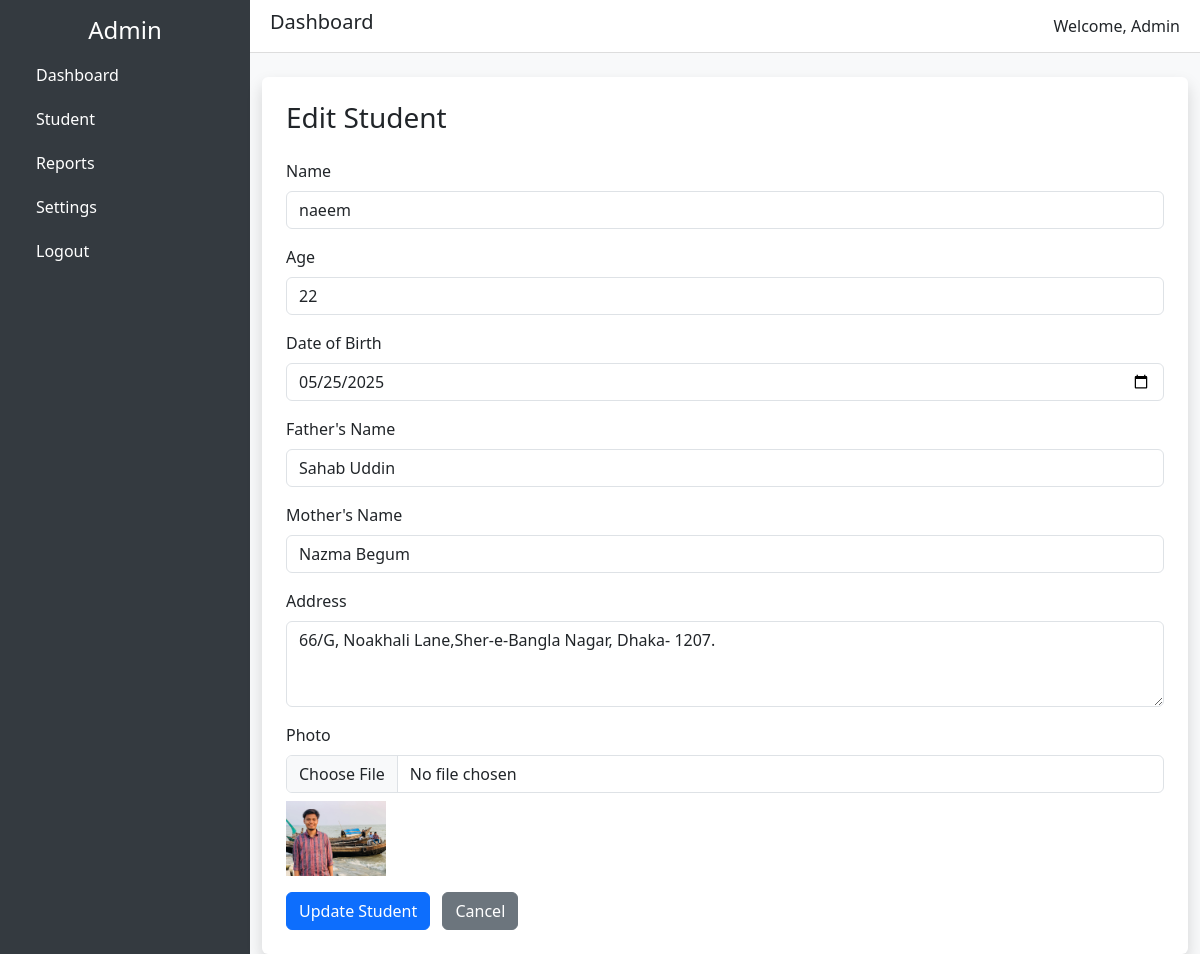
The app's page /student/2/edit/ with its own data.
### myApp/models.py (models this page shows)
class studentmodel(models.Model):
    name=models.CharField(max_length=100)
    age=models.IntegerField()
    date_of_birth=models.DateField()
    father_name=models.CharField(max_length=100)
    mother_name=models.CharField(max_length=100)
    address=models.TextField()
    img=models.ImageField(upload_to='student_photos/')

### myApp/views.py (the view, shortened to what this page needs)
# urls.py: path('student/<int:id>/edit/', student_edit, name='student_edit'),
def student_edit(request, id):
    student = get_object_or_404(studentmodel, id=id)
    return render(request, 'student/edit.html', {'student': student})

### template/student/edit.html (shortened to what this page needs)
{% extends "dashboard.html" %}
{% block content %}
<form method="post" enctype="multipart/form-data" class="p-4 bg-white shadow rounded" >
  <h3 class="mb-4">Edit Student</h3>
  <div class="mb-3">
    <label for="id_name" class="form-label">Name</label>
    <input type="text" name="name" id="id_name" class="form-control" placeholder="Enter full name" value="{{ student.name }}">
  </div>
  <div class="mb-3">
    <label for="id_age" class="form-label">Age</label>
    <input type="number" name="age" id="id_age" class="form-control" placeholder="Enter age" value="{{ student.age }}">
  </div>
  <div class="mb-3">
    <label for="id_date_of_birth" class="form-label">Date of Birth</label>
<input type="date" name="date_of_birth" id="id_date_of_birth" class="form-control" value="{{ student.date_of_birth|date:'Y-m-d' }}">
  </div>
  <div class="mb-3">
    <label for="id_father_name" class="form-label">Father's Name</label>
    <input type="text" name="father_name" id="id_father_name" class="form-control" placeholder="Enter father's name" value="{{ student.father_name }}">
  </div>
  <div class="mb-3">
    <label for="id_mother_name" class="form-label">Mother's Name</label>
    <input type="text" name="mother_name" id="id_mother_name" class="form-control" placeholder="Enter mother's name" value="{{ student.mother_name }}">
  </div>
  <div class="mb-3">
    <label for="id_address" class="form-label">Address</label>
    <textarea name="address" id="id_address" class="form-control" placeholder="Enter address" rows="3">{{ student.address }}</textarea>
  </div>
  <div class="mb-3">
    <label for="id_img" class="form-label">Photo</label>
    <input type="file" name="img" id="id_img" class="form-control">
    {% if student.img %}
      <img src="{{ student.img.url }}" alt="Current photo" width="100" class="mt-2">
    {% endif %}
  </div>
  <button type="submit" class="btn btn-primary">Update Student</button>
  <a href="{% url 'student' %}" class="btn btn-secondary ms-2">Cancel</a>
</form>
{% endblock %}

### template/dashboard.html (style rules this page uses)
body { min-height: 100vh; display: flex; }

### records on screen
studentmodel: name "naeem", age "22", date_of_birth "05/25/2025", father_name "Sahab Uddin", mother_name "Nazma Begum", address "66/G, Noakhali Lane,Sher-e-Bangla Nagar, Dhaka- 1207.", img (picture)
